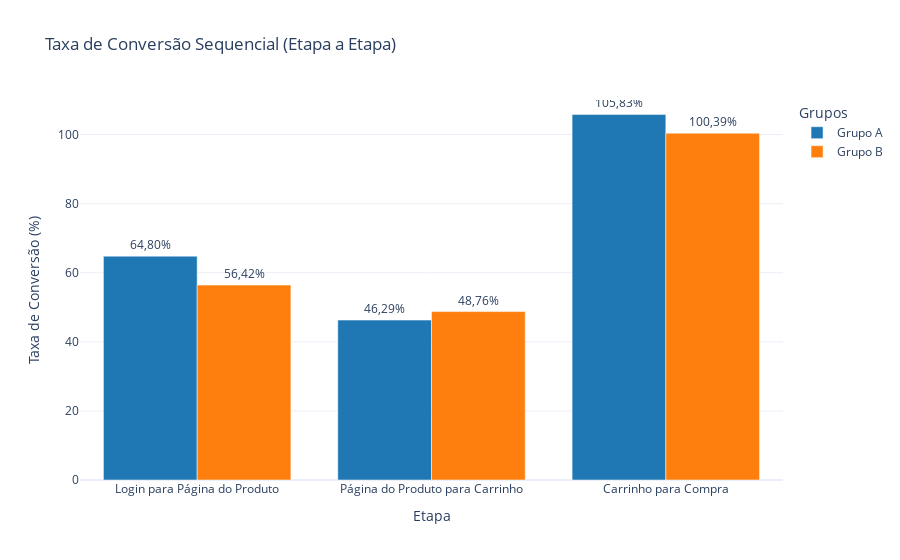

The notebook cell saved with this chart:
### Code cell
#armazenando em uma variável os dados
conversao_a = conversao_evento(events_ab, 'A')
conversao_b = conversao_evento(events_ab, 'B')
#agora vamos criar os gráficos
    #primeiro teremos que transformar o dicionário em um dataframe
dados_conversao = []

for con in [conversao_a, conversao_b]:
    nome_grupo = f"Grupo {con['grupo']}"

    #Criei uma função lambda aqui dentro para formatar o texto com vírgula
    fmt = lambda x: f"{x:.2f}".replace('.', ',') + '%'
    
    dados_conversao.append({
        'Etapa': 'Login para Página do Produto',
        'Taxa de Conversão (%)':con['conv_login_page'],
        'Grupo': nome_grupo,
        'Texto': fmt(con['conv_login_page'])
    })
    dados_conversao.append({
        'Etapa': 'Página do Produto para Carrinho',
        'Taxa de Conversão (%)':con['conv_page_cart'],
        'Grupo': nome_grupo,
        'Texto': fmt(con['conv_page_cart'])
    })
    dados_conversao.append({
        'Etapa': 'Carrinho para Compra',
        'Taxa de Conversão (%)':con['conv_cart_purchase'],
        'Grupo': nome_grupo,
        'Texto': fmt(con['conv_cart_purchase'])
    })

df_plot = pd.DataFrame(dados_conversao)
fig = px.bar(
    df_plot,
    x='Etapa',
    y='Taxa de Conversão (%)',
    color='Grupo',
    barmode='group',
    title='Taxa de Conversão Sequencial (Etapa a Etapa)',
    text='Texto',
    color_discrete_map={'Grupo A': '#1f77b4', 'Grupo B': '#ff7f0e'}
)

# Estilização
fig.update_traces(
    textposition='outside', # Coloca o texto em cima da barra
    textfont_size=12
)

fig.update_layout(
    yaxis_tickformat='..0%', # Formato do eixo (ex: 50%)
    yaxis_title="Taxa de Conversão (%)",
    legend_title="Grupos",
    template='plotly_white',
    yaxis_range=[0, 110] 
)

fig.show()

#imprimindo os resultados da função conversao_evento para o grupo A
print(conversao_a)
#imprimindo os resultados da função conversao_evento para o grupo B
print(conversao_b)

### Figure 1 — Plotly figure (JSON) as saved in the notebook; plotly's stock layout.template omitted (floating-point values rounded to 4 significant figures)
{"data": [{"alignmentgroup": "True", "hovertemplate": "Grupo=Grupo A<br>Etapa=%{x}<br>Taxa de Conversão (%)=%{y}<br>Texto=%{text}<extra></extra>", "legendgroup": "Grupo A", "marker": {"color": "#1f77b4", "pattern": {"shape": ""}}, "name": "Grupo A", "offsetgroup": "Grupo A", "orientation": "v", "showlegend": true, "text": ["64,80%", "46,29%", "105,83%"], "textfont": {"size": 12}, "textposition": "outside", "type": "bar", "x": ["Login para Página do Produto", "Página do Produto para Carrinho", "Carrinho para Compra"], "xaxis": "x", "y": [64.8, 46.29, 105.8], "yaxis": "y"}, {"alignmentgroup": "True", "hovertemplate": "Grupo=Grupo B<br>Etapa=%{x}<br>Taxa de Conversão (%)=%{y}<br>Texto=%{text}<extra></extra>", "legendgroup": "Grupo B", "marker": {"color": "#ff7f0e", "pattern": {"shape": ""}}, "name": "Grupo B", "offsetgroup": "Grupo B", "orientation": "v", "showlegend": true, "text": ["56,42%", "48,76%", "100,39%"], "textfont": {"size": 12}, "textposition": "outside", "type": "bar", "x": ["Login para Página do Produto", "Página do Produto para Carrinho", "Carrinho para Compra"], "xaxis": "x", "y": [56.42, 48.76, 100.4], "yaxis": "y"}], "layout": {"barmode": "group", "legend": {"title": {"text": "Grupos"}, "tracegroupgap": 0}, "title": {"text": "Taxa de Conversão Sequencial (Etapa a Etapa)"}, "xaxis": {"anchor": "y", "domain": [0, 1], "title": {"text": "Etapa"}}, "yaxis": {"anchor": "x", "domain": [0, 1], "range": [0, 110], "tickformat": "..0%", "title": {"text": "Taxa de Conversão (%)"}}}}
